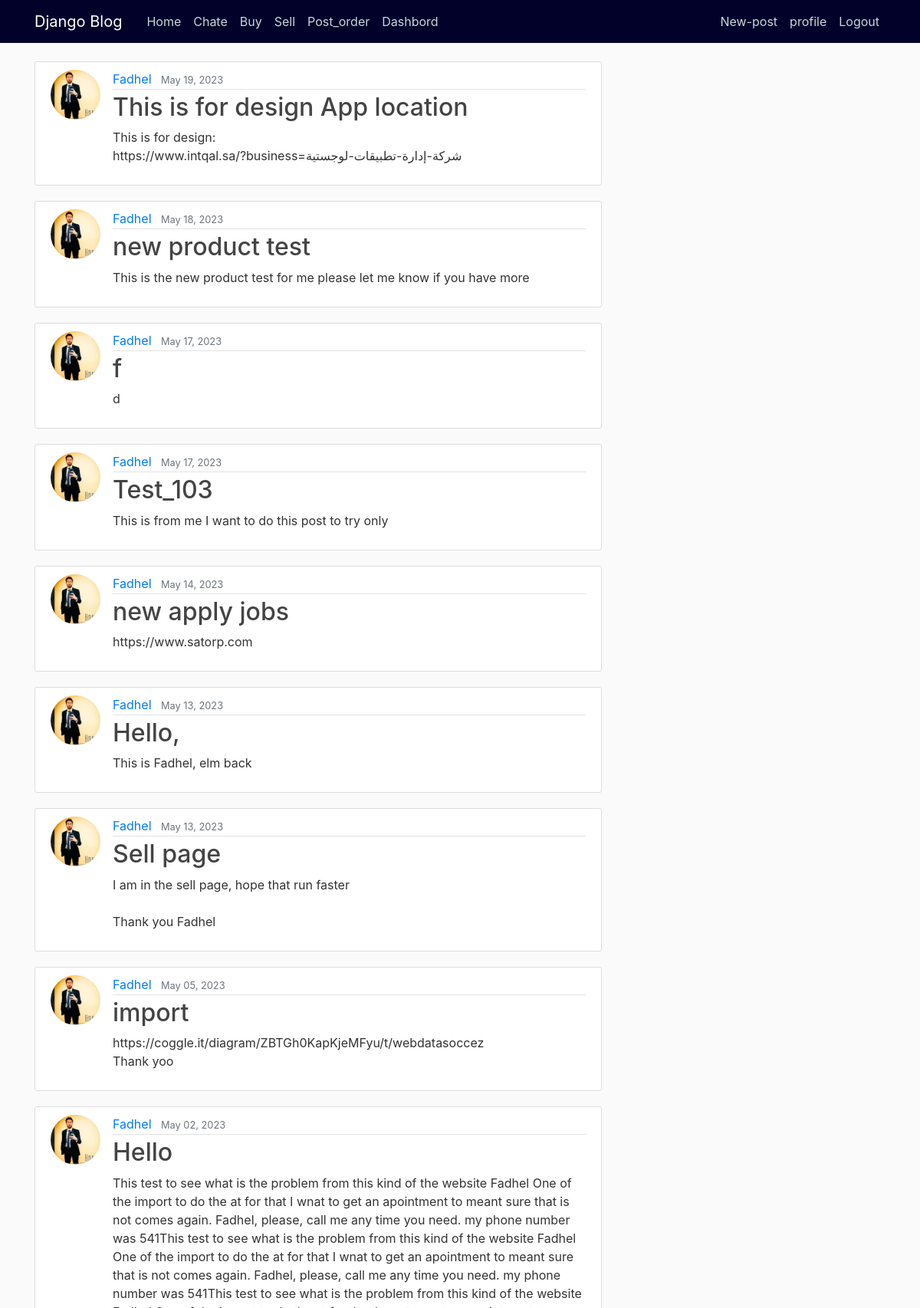
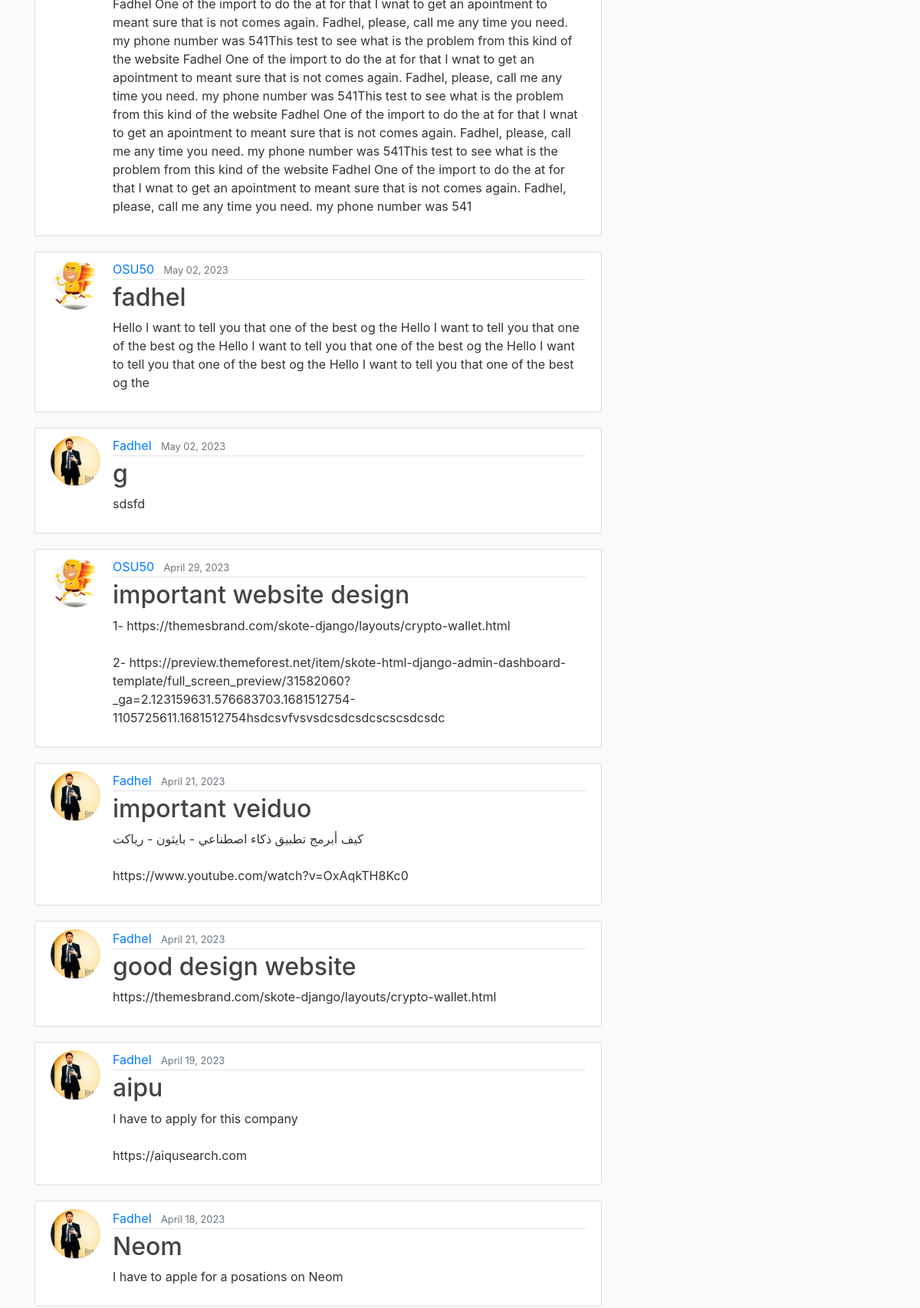
The app's page /home/ (signed in, upper part) with its own data (2 pictures, top to bottom).
### blog/models.py (models this page shows, shortened)
class Post(models.Model):
    title = models.CharField(max_length=100)
    content = models.TextField()
    date_posted = models.DateTimeField(default=timezone.now)
    author = models.ForeignKey(User, on_delete=models.CASCADE)
    image = models.ImageField(default='1200x-1.jpeg', upload_to='profile_pics')

### users/models.py (models this page shows, shortened)
class Profile(models.Model):
    user = models.OneToOneField(User, on_delete=models.CASCADE)
    image = models.ImageField(default='1200x-1.jpeg', upload_to='profile_pics')

### blog/views.py (the view)
# urls.py: path('home/', PostListView.as_view(), name='blog-home'),
class PostListView(ListView):
    model = Post
    template_name = 'blog/home.html' # <app>/<model>_<viewtype>.html
    context_object_name = 'posts'
    ordering = ['-date_posted']

### blog/templates/blog/home.html
{% extends "blog/base.html" %}
{% block content %}
    {% for post in posts %}
        <article class="media content-section col-md-8">
          <img class="rounded-circle article-img" src="{{ post.author.profile.image.url }}">
          <div class="media-body">
            <div class="article-metadata">
              <a class="mr-2" href="#">{{ post.author }}</a>
              <small class="text-muted">{{ post.date_posted|date:"F d, Y" }}</small>
            </div>
            <h2><a class="article-title" href="{% url 'post-detail' post.id %}">{{ post.title }}</a></h2>
            <p class="article-content">{{ post.content }}</p>
          </div>
        </article>
    {% endfor %}
{% endblock content %}

### blog/static/blog/main.css (style rules this page uses)
body { background: #fafafa; color: #333333; margin-top: 5rem; }
h1, h2, h3, h4, h5, h6 { color: #444444; }
.content-section { background: #ffffff; padding: 10px 20px; border: 1px solid #dddddd; border-radius: 3px; margin-bottom: 20px; }
.article-title { color: #444444; }
.article-content { white-space: pre-line; }
.article-img { height: 65px; width: 65px; margin-right: 16px; }
.article-metadata { padding-bottom: 1px; margin-bottom: 4px; border-bottom: 1px solid #e3e3e3 }

### records on screen
Post: author.profile.image (picture), author "Fadhel", date_posted "May 19, 2023", title "This is for design App location", content "This is for design: https://www.intqal.sa/?business=شركة-إدارة-تطبيقات-لوجستية"
Post: author.profile.image (picture), author "Fadhel", date_posted "May 18, 2023", title "new product test", content "This is the new product test for me please let me know if you have more"
Post: author.profile.image (picture), author "Fadhel", date_posted "May 17, 2023", title "f", content "d"
Post: author.profile.image (picture), author "Fadhel", date_posted "May 17, 2023", title "Test_103", content "This is from me I want to do this post to try only"
Post: author.profile.image (picture), author "Fadhel", date_posted "May 14, 2023", title "new apply jobs", content "https://www.satorp.com"
Post: author.profile.image (picture), author "Fadhel", date_posted "May 13, 2023", title "Hello,", content "This is Fadhel, elm back"
Post: author.profile.image (picture), author "Fadhel", date_posted "May 13, 2023", title "Sell page", content "I am in the sell page, hope that run faster Thank you Fadhel"
Post: author.profile.image (picture), author "Fadhel", date_posted "May 05, 2023", title "import", content "https://coggle.it/diagram/ZBTGh0KapKjeMFyu/t/webdatasoccez Thank yoo"
Post: author.profile.image (picture), author "Fadhel", date_posted "May 02, 2023", title "Hello", content "This test to see what is the problem from this kind of the website Fadhel One of the import to do the at for that I wnat to get an apointment to meant sure that is not comes again. Fadhel, please, call me any time you need. my phone number was 541This test to see what is the problem from this kind of the website Fadhel One of the import to do the at for that I wnat to get an apointment to meant sure that is not comes again. Fadhel, please, call me any time you need. my phone number was 541This test to see what is the problem from this kind of the website Fadhel One of the import to do the at for that I wnat to get an apointment to meant sure that is not comes again. Fadhel, please, call me…"
Post: author.profile.image (picture), author "OSU50", date_posted "May 02, 2023", title "fadhel", content "Hello I want to tell you that one of the best og the Hello I want to tell you that one of the best og the Hello I want to tell you that one of the best og the Hello I want to tell you that one of the best og the Hello I want to tell you that one of the best og the"
Post: author.profile.image (picture), author "Fadhel", date_posted "May 02, 2023", title "g", content "sdsfd"
Post: author.profile.image (picture), author "OSU50", date_posted "April 29, 2023", title "important website design", content "1- https://themesbrand.com/skote-django/layouts/crypto-wallet.html 2- https://preview.themeforest.net/item/skote-html-django-admin-dashboard-template/full_screen_preview/31582060?_ga=2.123159631.576683703.1681512754-1105725611.1681512754hsdcsvfvsvsdcsdcsdcscscsdcsdc"
Post: author.profile.image (picture), author "Fadhel", date_posted "April 21, 2023", title "important veiduo", content "كيف أبرمج تطبيق ذكاء اصطناعي - بايثون - رياكت https://www.youtube.com/watch?v=OxAqkTH8Kc0"
Post: author.profile.image (picture), author "Fadhel", date_posted "April 21, 2023", title "good design website", content "https://themesbrand.com/skote-django/layouts/crypto-wallet.html"
Post: author.profile.image (picture), author "Fadhel", date_posted "April 19, 2023", title "aipu", content "I have to apply for this company https://aiqusearch.com"
Post: author.profile.image (picture), author "Fadhel", date_posted "April 18, 2023", title "Neom", content "I have to apple for a posations on Neom"
